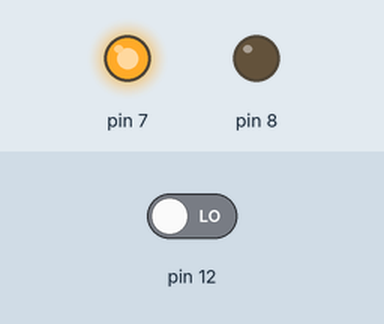
The sketch below on a simulated Arduino Uno, built with avr-gcc and run on an emulated ATmega328P. On the bench: output pins drawn as LEDs (lit = HIGH). The inputs (shaded band) are chosen by the test bench; at power-on: pin 12 LOW.

Above: at 1.2 s.
1.3 s: pin 12 driven HIGH
At 2.3 s:
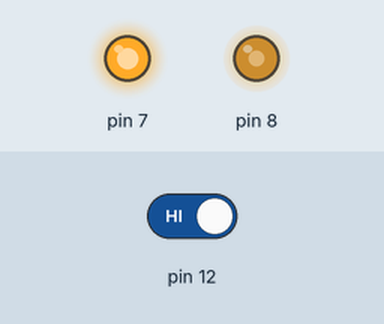
2.8 s: pin 12 driven LOW
At 4.0 s:
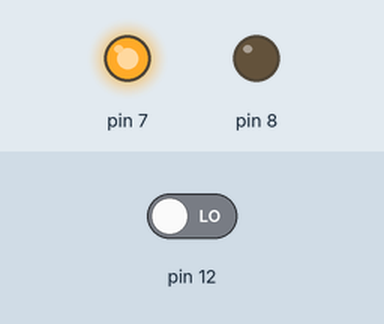
4.3 s: pin 12 driven HIGH
At 4.6 s:
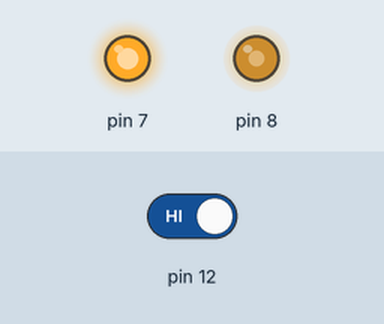
Timing chart, 0 to 7.3 s (numbered marks = the images above; inputs shaded):
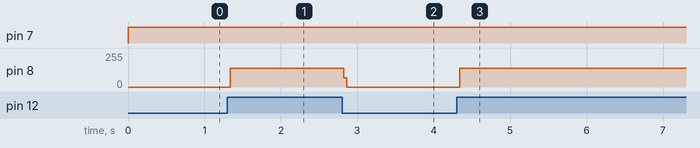

The sketch:

DePrototype1.ino
```cpp
int ir_in=12;
int w_out=7;
int y_out=8;

void setup() {
  pinMode (12, INPUT);
  pinMode (7, OUTPUT);
  pinMode (8, OUTPUT);
}

void loop() {
  // put your main code here, to run repeatedly:
  digitalWrite(7,HIGH);
  digitalWrite(8,LOW);

  if(digitalRead(12)==HIGH)
  {
    digitalWrite(8,HIGH);
  }
}
```

Measured:
- after the input at 1.3 s, pin 8: 0/255 → 141/255 at once
- after the input at 2.8 s, pin 8: 141/255 → 0/255 at once
- after the input at 4.3 s, pin 8: 0/255 → 141/255 at once
